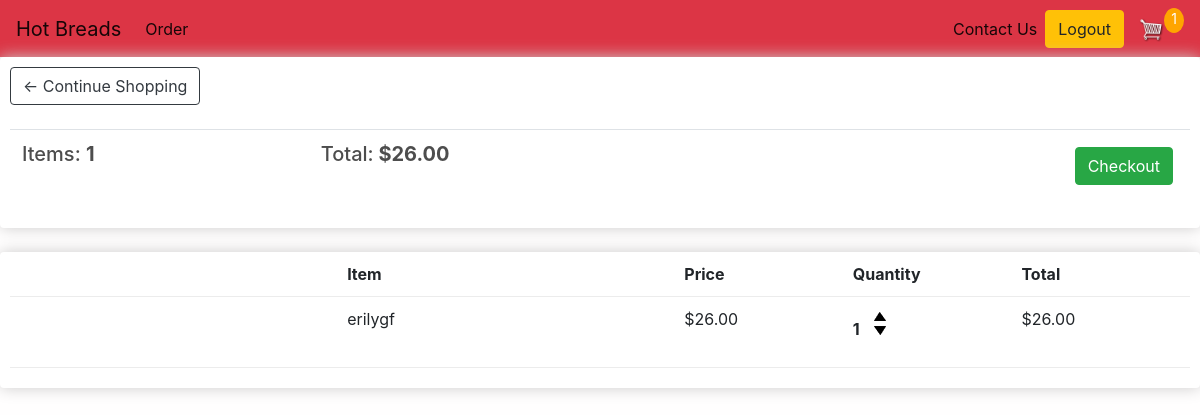
The app's page /cart/ (signed in), older data.
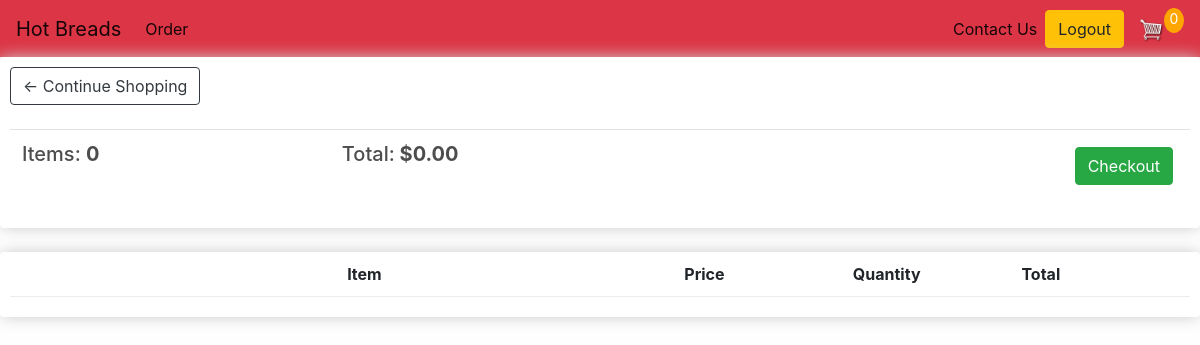
The same page, newer data.
### main/models.py (models this page shows, shortened)
class Order(models.Model):
    customer = models.ForeignKey(Customer, on_delete=models.CASCADE, blank=True, null=True)
    date_ordered = models.DateTimeField(auto_now_add=True)
    complete = models.BooleanField(default=False, null=True, blank=True)
    transaction_id = models.CharField(max_length=200, null=True)
    delivery = models.CharField(max_length=200, null=True)
    location = models.CharField(max_length=500, choices=locations, null=True)
    address = models.CharField(max_length=200, null=True)
    city = models.CharField(max_length=200, null=True)
    state = models.CharField(max_length=200, null=True)
    zipcode = models.CharField(max_length=200, null=True)
    @property
    def get_cart_total(self):
        orderitems = self.orderitem_set.all()
        total = sum([item.get_total for item in orderitems])
        return total
    @property
    def get_cart_items(self):
        orderitems = self.orderitem_set.all()
        total = sum([item.quantity for item in orderitems])
        return total

class OrderItem(models.Model):
    product = models.ForeignKey(Product, on_delete=models.SET_NULL, blank=True, null=True)
    order = models.ForeignKey(Order, on_delete=models.SET_NULL, blank=True, null=True)
    quantity = models.IntegerField(default=0, null=True, blank=True)
    date_added = models.DateTimeField(auto_now_add=True)
    @property
    def get_total(self):
        total = self.product.price * self.quantity
        return total

class Product(models.Model):
    name = models.CharField(max_length=200, null=True)
    price = models.DecimalField(max_digits=7, decimal_places=2)
    image = models.ImageField(null=True, blank=True)
    @property
    def imageURL(self):
        try:
            url = self.image.url
        except:
            url = ''
        return url

### main/views.py (the view)
# urls.py: path('cart/', cart, name="cart")
def cart(request):
    data = cartData(request=request)
    cartItems = data['cartItems']
    order = data['order']
    items = data['items']
    context = {'items':items, 'order':order, 'cartItems':cartItems}
    return render(request, 'cart.html', context)

### main/utils.py (called while the page is built)
def cartData(request):
    if request.user.is_authenticated:
        customer = request.user.customer
        order, created = Order.objects.get_or_create(customer=customer, complete=False)
        items = order.orderitem_set.all()
        cartItems = order.get_cart_items
    else:
        cookieData = cookieCart(request=request)
        cartItems = cookieData['cartItems']
        order = cookieData['order']
        items = cookieData['items']
    return {'cartItems':cartItems, 'order':order, 'items':items}

### signup/models.py (called while the page is built)
    def __str__(self):
        return self.email

### templates/cart.html
{% extends 'base.html'%}
{% load static %}
{% block body %}
	<div class="row">
		<div class="col-lg-12">
			<div class="box-element">
				<a  class="btn btn-outline-dark" href="{% url 'order' %}">&#x2190; Continue Shopping</a>
				<br>
				<br>
				<table class="table">
					<tr>
						<th><h5>Items: <strong>{{order.get_cart_items}}</strong></h5></th>
						<th><h5>Total:<strong> ${{order.get_cart_total|floatformat:2}}</strong></h5></th>
						<th>
							<a  style="float:right; margin:5px;" class="btn btn-success" href="{% url 'checkout' %}">Checkout</a>
						</th>
					</tr>
				</table>
			</div>
			<br>
			<div class="box-element">
				<div class="cart-row">
					<div style="flex:2"></div>
					<div style="flex:2"><strong>Item</strong></div>
					<div style="flex:1"><strong>Price</strong></div>
					<div style="flex:1"><strong>Quantity</strong></div>
					<div style="flex:1"><strong>Total</strong></div>
				</div>
				{% for item in items %}
				<div class="cart-row">
					<div style="flex:2"><img class="row-image" src="{{item.product.imageURL}}"></div>
					<div style="flex:2"><p>{{item.product.name}}</p></div>
					<div style="flex:1"><p>${{item.product.price|floatformat:2}}</p></div>
					<div style="flex:1">
						<p class="quantity">{{item.quantity}}</p>
						<div class="quantity">
							<img data-product="{{item.product.id}}" data-action="add" class="chg-quantity update-cart" src="{% static  'images/arrow-up.png' %}">
							<img data-product="{{item.product.id}}" data-action="remove" class="chg-quantity update-cart" src="{% static 'images/arrow-down.png' %}">
						</div>
					</div>
					<div style="flex:1"><p>${{item.get_total|floatformat:2}}</p></div>
				</div>
				{% endfor %}
			</div>
		</div>
	</div>
{% endblock body %}

### templates/base.html (shortened to what this page needs)
<!DOCTYPE html>
{% load static %}
<html>
<head>
    <link rel="stylesheet" href="https://stackpath.bootstrapcdn.com/bootstrap/4.5.0/css/bootstrap.min.css"
>
</head>
<body>
        <nav class="navbar navbar-expand-lg navbar-light bg-danger">
            <a class="navbar-brand" href="{% url 'home' %}">Hot Breads</a>
            <div class="collapse navbar-collapse" id="navbarSupportedContent">
                <ul class="navbar-nav mr-auto">
                    <li class="nav-item active">
                        <a class="nav-link" href="{% url 'order' %}">Order<span class="sr-only">(current)</span></a>
                    </li>
                </ul>
                <ul class="navbar-nav">
                    <li class="nav-item active">
                        <a class="nav-link" href="{%url 'contact'%}">Contact Us<span class="sr-only">(current)</span></a>
                    </li>
                </ul>
                <div class="form-inline my-2 my-lg-0">
                    {% if user.is_authenticated %}
                    <a href="{% url 'logout' %}"class="btn btn-warning">Logout</a>
                    {% else %}
                    <a href="{% url 'login' %}"class="btn btn-warning">Login</a>
                    {% endif %}
                    <a href="{% url 'cart' %}">
                        <img  id="cart-icon" src="{% static 'images/cart.png' %}">
                    </a>
                    <p id="cart-total">{{cartItems}}</p>
                </div>
            </div>
        </nav>
    {% block body %}
    {% endblock body %}
</body>

### templates/base.html (style rules this page uses)
body { background-color: hsl(0, 0%, 98%); }
h1,h2,h3,h4,h5,h6 { color:hsl(0, 0%, 30%); }
.box-element { box-shadow:hsl(0, 0%, 80%) 0 0 16px; background-color: #fff; border-radius: 4px; padding: 10px; }
#cart-icon { width:25px; display: inline-block; margin-left: 15px; }
#cart-total { display: block; text-align: center; color:rgb(255, 255, 255); background-color: orange; width:20px; height: 25px; border-radius: 50%; font-size: 14px; }
.btn { border-radius: 0; }
.row { margin-left: 10px; }
.cart-row { display: flex; align-items: flex-stretch; padding-bottom: 10px; margin-bottom: 10px; border-bottom: 1px solid #ececec; }
body { background: rgb(255, 254, 254) !important; }

Row changes from the older to the newer data that the page shows:
removed Order: get_cart_items "1", get_cart_total "26.00"
removed OrderItem: product.name "erilygf", product.price "26.00", quantity "1", get_total "26.00"
added Order: get_cart_items "0", get_cart_total "0.00"
Text that changed along with them:
{{ cartItems }}: "1" → "0"
